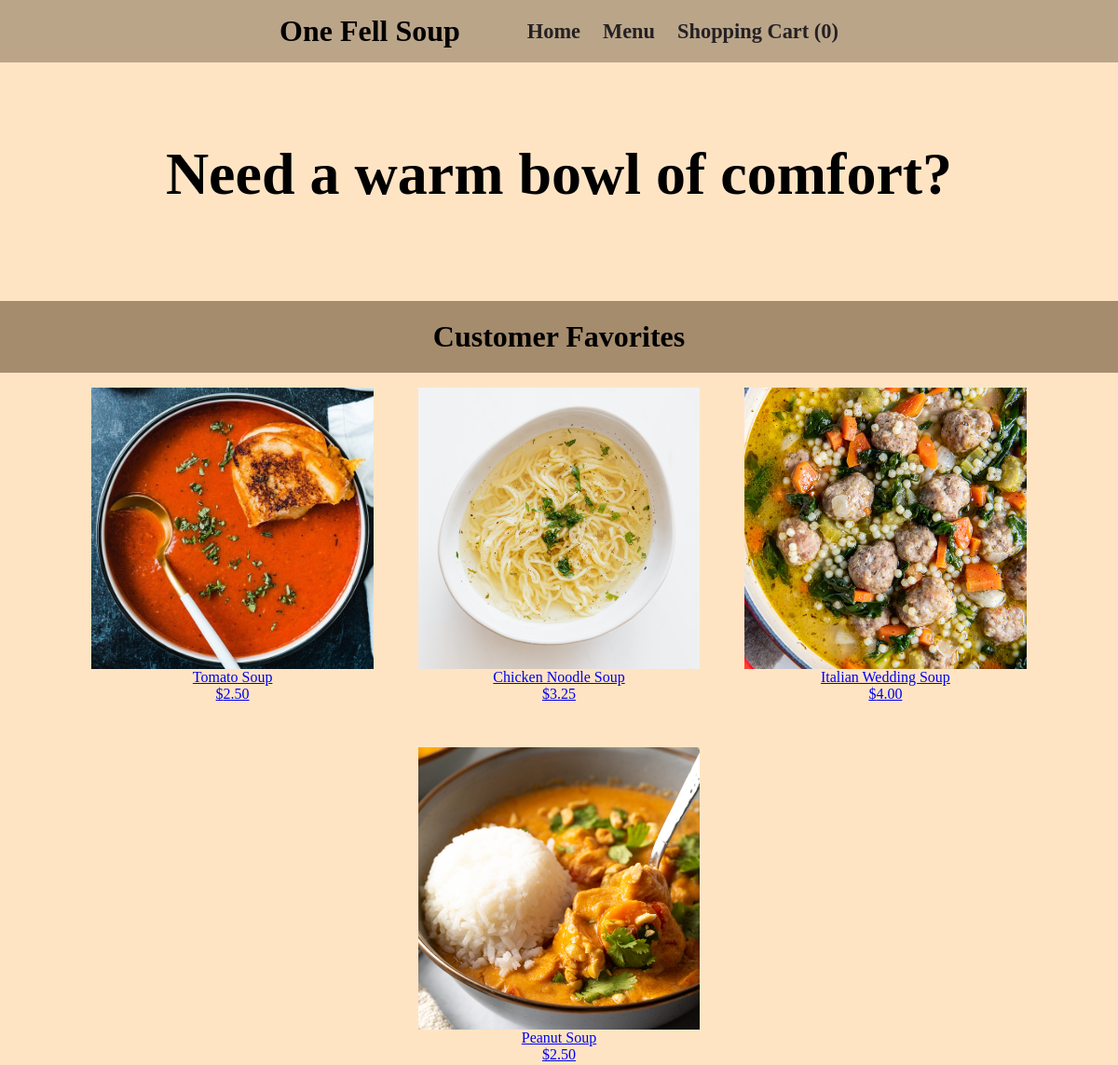
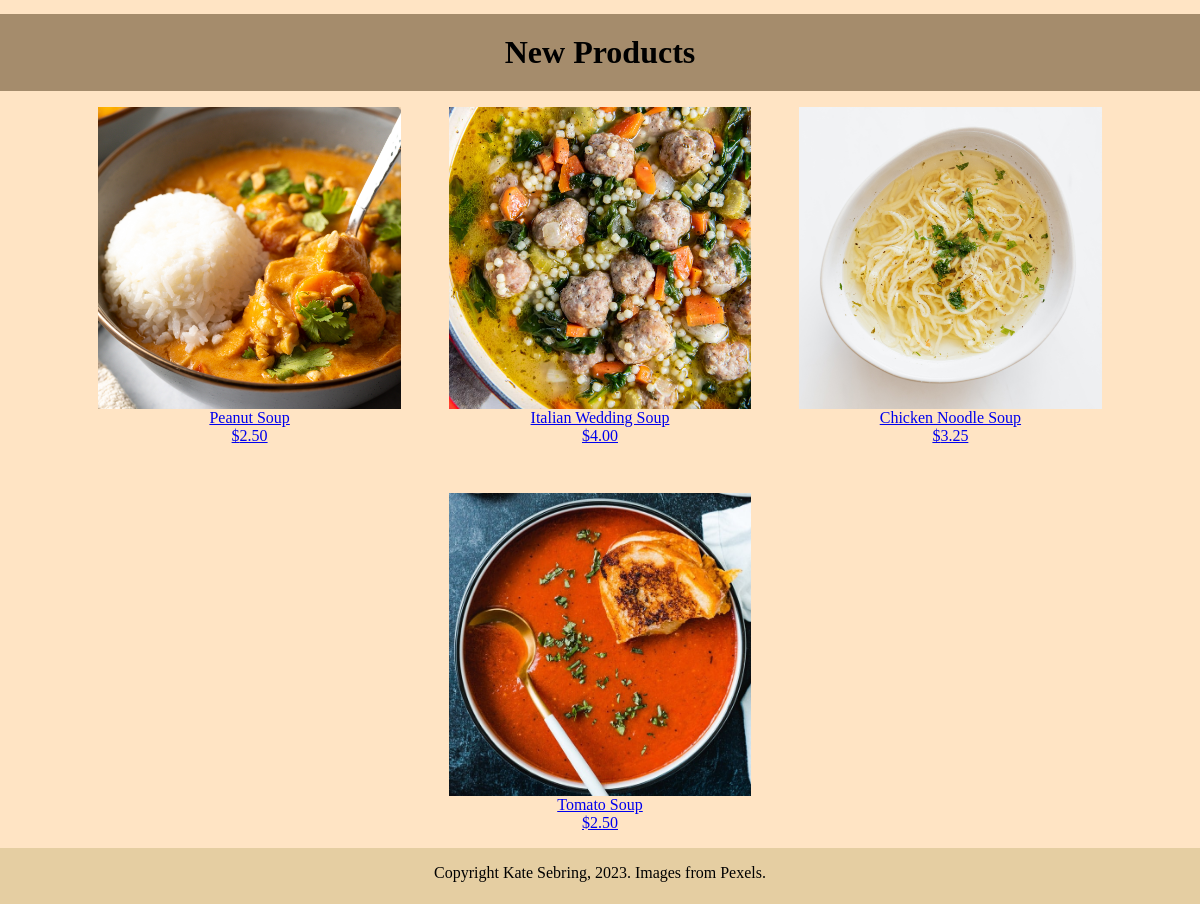
The page /homepage.php on the database its author committed (2 pictures, top to bottom).
### tables this page shows
CREATE TABLE soup_products(
productID INT AUTO_INCREMENT PRIMARY KEY,
productName VARCHAR(255),
productDescription VARCHAR(1000),
calories INT,
productPrice DECIMAL(13,2),
webPageLink VARCHAR(255),
allergies VARCHAR (1000),
ingredients VARCHAR (1000),
productImg VARCHAR(255)
);

### homepage.php (the view, shortened to what this page needs)
<?php
include("header.php");
?>
<!DOCTYPE html>
<html lang="en">
<head>
    <link href="css/universal_settings.css" rel="stylesheet">
</head>
<body>
    <div class="home-page-welcome">
        <h2>Need a warm bowl of comfort?</h2>
    </div>
    <h3>Customer Favorites</h3>
    <div class="soup-grid">
    <?php
    try {
        $selectItem = "SELECT * FROM soup_products";
        $stmt = $conn->prepare($selectItem);
        $stmt->execute();
        $stmt->setFetchMode(PDO::FETCH_ASSOC);
        foreach($stmt->fetchAll() as $listItem) {
            $productName = $listItem['productName'];
            $productImg = $listItem['productImg'];
            $productPrice = $listItem['productPrice'];
            $webPageLink = $listItem['webPageLink'];
            echo "<div class='soup-item'><a href='$webPageLink'>";
            echo "<img src='$productImg' style='width:100%'>";
            echo "<p>$productName<br>$$productPrice</p></a>";
            echo "</div>";
        }
    } catch(PDOException $e) {
        echo "Error: " . $e->getMessage();
      }
    ?>
    </div>
    <h3 id="new-products">New Products</h3>
    <div class="soup-grid">
    <?php
    try {
        $selectItem = "SELECT * FROM soup_products ORDER BY productId DESC";
        $stmt = $conn->prepare($selectItem);
        $stmt->execute();
        $stmt->setFetchMode(PDO::FETCH_ASSOC);
        foreach($stmt->fetchAll() as $listItem) {
            $productName = $listItem['productName'];
            $productImg = $listItem['productImg'];
            $productPrice = $listItem['productPrice'];
            $webPageLink = $listItem['webPageLink'];
            echo "<div class='soup-item'><a href='$webPageLink'>";
            echo "<img src='$productImg' style='width:100%'>";
            echo "<p>$productName<br>$$productPrice</p></a>";
            echo "</div>";
        }
    } catch(PDOException $e) {
        echo "Error: " . $e->getMessage();
      }
    ?>
    </div>
    <footer>
        Copyright Kate Sebring, 2023. Images from Pexels.
    </footer>
</body>
</html>

### css/universal_settings.css (style rules this page uses)
* { margin: 0; padding: 0; }
body { font-family: Cambria, Cochin, Georgia, Times, 'Times New Roman', serif; background-color: bisque; }
footer { background-color: rgb(229, 206, 162); height: 2.5rem; text-align: center; width:100%; padding-top: 1em; padding-bottom: 1em; margin-top: 1em; }
@media screen and (min-width: 348px) { footer { padding-bottom: 0; } }

### homepage.php (style rules this page uses)
.home-page-welcome { width:100vw; height:20vw; max-width: 100%; position: relative; display: flex; justify-content: center; align-items: center; padding-bottom: 1em; }
h2 { font-size: 1.3em; }
h2, button { position: relative; }
.home-page-welcome::before { content: ""; background-image: url('img/home_page_soup.jpg'); background-position: center; background-size: cover; position: absolute; opacity: 0.3; top: 0px; right: 0px; bottom: 0px; left: 0px; }
h3 { text-align: center; padding: 20px 0 20px 0; background-color: rgb(165, 140, 108); font-size: 2em; margin-bottom: 0.5em; }
#new-products { margin-top: 1rem; }
.soup-grid { margin: auto; display: flex; flex-flow: row wrap; justify-content: center; align-items: center; width:80vw; gap: 1em; }
.soup-item { width: 100%; text-align: center; }
@media screen and (min-width: 554px) { h2 { font-size: 2rem; } }
@media screen and (min-width: 554px) { .soup-grid { width: 90vw; } }
@media screen and (min-width: 554px) { .soup-item { width: 40%; } }
@media screen and (min-width: 1000px) { h2 { font-size: 4rem; } }
@media screen and (min-width: 1000px) { .soup-grid { gap:3em; } }
@media screen and (min-width: 1000px) { .soup-item { width: 28%; } }

### rows shown on the page
soup_products: productImg (picture), productName "Tomato Soup", productPrice "2.50"
soup_products: productImg (picture), productName "Chicken Noodle Soup", productPrice "3.25"
soup_products: productImg (picture), productName "Italian Wedding Soup", productPrice "4.00"
soup_products: productImg (picture), productName "Peanut Soup", productPrice "2.50"
